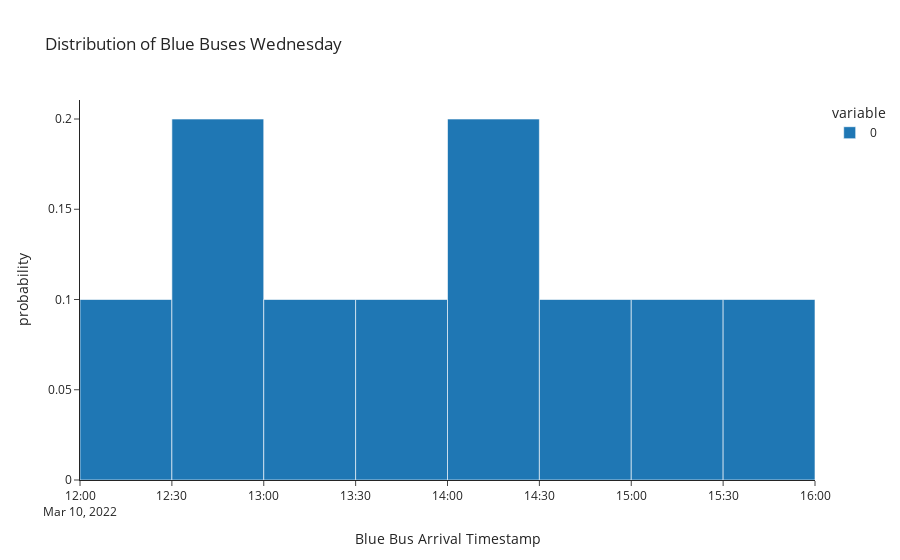

Source (notebook cell):
### Markdown cell above
### Daywise bunching graphs

### Code cell
fig=px.histogram(monday_timestamp,nbins=10,histnorm="probability",title="Distribution of Blue Buses Wednesday",
             labels={"value":"Blue Bus Arrival Timestamp"},template="simple_white")
fig.show()

### Figure 1 — Plotly figure (JSON) as saved in the notebook; plotly's stock layout.template omitted (floating-point values rounded to 4 significant figures)
{"data": [{"alignmentgroup": "True", "bingroup": "x", "histnorm": "probability", "hovertemplate": "variable=0<br>Blue Bus Arrival Timestamp=%{x}<br>probability=%{y}<extra></extra>", "legendgroup": "0", "marker": {"color": "#1F77B4", "pattern": {"shape": ""}}, "name": "0", "nbinsx": 10, "offsetgroup": "0", "orientation": "v", "showlegend": true, "type": "histogram", "x": ["2022-03-10T12:21:53.009040", "2022-03-10T12:40:18.908974", "2022-03-10T12:47:50.733333", "2022-03-10T13:07:02.793889", "2022-03-10T13:34:33.306667", "2022-03-10T14:01:38.201533", "2022-03-10T14:25:16.583333", "2022-03-10T14:53:20.065462", "2022-03-10T15:16:31.681624", "2022-03-10T15:40:53.250901"], "xaxis": "x", "yaxis": "y"}], "layout": {"barmode": "relative", "legend": {"title": {"text": "variable"}, "tracegroupgap": 0}, "title": {"text": "Distribution of Blue Buses Wednesday"}, "xaxis": {"anchor": "y", "domain": [0, 1], "title": {"text": "Blue Bus Arrival Timestamp"}}, "yaxis": {"anchor": "x", "domain": [0, 1], "title": {"text": "probability"}}}}
